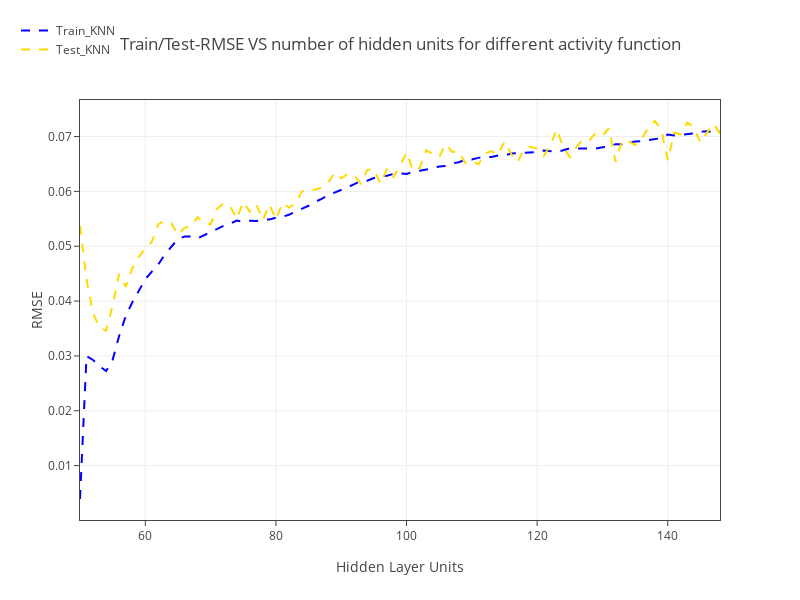

The code cell stored with this chart in its notebook:
### Code cell
data = []
x_data = range(50, 151)
data.append(go.Scatter(x=x_data, y=rmse_plot_train, mode='lines', line=lineStyle[0],name="Train_"+"KNN"))
data.append(go.Scatter(x=x_data, y=rmse_plot_test, mode='lines', line=lineStyle[1],name="Test_"+"KNN"))
ayout = go.Layout(title="Train/Test-RMSE VS number of Neighbors for KNN",
                       autosize=False,
                       width=800,
                       height=600,
                       xaxis=dict(title="Num of neighbours", ticks='outside', mirror=True, linewidth=1),
                       yaxis=dict(title="RMSE", ticks='outside', mirror=True, linewidth=1),
                       legend=dict(x=.5, y=.2, bordercolor='#D3D3D3', borderwidth=1))
fig = go.Figure(data=data, layout=layout)
py.iplot(fig, filename="")
